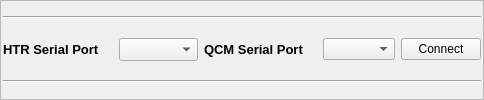
           <widget class="QFrame" name="frame_5">
            <property name="sizePolicy">
             <sizepolicy hsizetype="Preferred" vsizetype="Fixed">
              <horstretch>0</horstretch>
              <verstretch>0</verstretch>
             </sizepolicy>
            </property>
            <property name="frameShape">
             <enum>QFrame::StyledPanel</enum>
            </property>
            <property name="frameShadow">
             <enum>QFrame::Raised</enum>
            </property>
            <property name="lineWidth">
             <number>0</number>
            </property>
            <property name="midLineWidth">
             <number>0</number>
            </property>
            <layout class="QGridLayout" name="gridLayout_22">
             <property name="leftMargin">
              <number>2</number>
             </property>
             <property name="topMargin">
              <number>2</number>
             </property>
             <property name="rightMargin">
              <number>2</number>
             </property>
             <property name="bottomMargin">
              <number>2</number>
             </property>
             <item row="0" column="0" colspan="2">
              <widget class="Line" name="line">
               <property name="orientation">
                <enum>Qt::Horizontal</enum>
               </property>
              </widget>
             </item>
             <item row="1" column="0">
              <layout class="QGridLayout" name="gridLayout_12">
               <item row="0" column="2">
                <widget class="QComboBox" name="htr_serial">
                 <property name="font">
                  <font>
                   <pointsize>10</pointsize>
                  </font>
                 </property>
                </widget>
               </item>
               <item row="0" column="5">
                <widget class="QComboBox" name="qcm_serial"/>
               </item>
               <item row="0" column="0">
                <widget class="QLabel" name="label_13">
                 <property name="font">
                  <font>
                   <pointsize>10</pointsize>
                   <weight>75</weight>
                   <bold>true</bold>
                  </font>
                 </property>
                 <property name="text">
                  <string>HTR Serial Port</string>
                 </property>
                 <property name="buddy">
                  <cstring>htr_serial</cstring>
                 </property>
                </widget>
               </item>
               <item row="0" column="4">
                <widget class="QLabel" name="qcm_status">
                 <property name="sizePolicy">
                  <sizepolicy hsizetype="Fixed" vsizetype="Preferred">
                   <horstretch>0</horstretch>
                   <verstretch>0</verstretch>
                  </sizepolicy>
                 </property>
                 <property name="text">
                  <string/>
                 </property>
                 <property name="pixmap">
                  <pixmap resource="resources/main.qrc">:/main/mark.png</pixmap>
                 </property>
                </widget>
               </item>
               <item row="0" column="1">
                <widget class="QLabel" name="htr_status">
                 <property name="sizePolicy">
                  <sizepolicy hsizetype="Fixed" vsizetype="Preferred">
                   <horstretch>0</horstretch>
                   <verstretch>0</verstretch>
                  </sizepolicy>
                 </property>
                 <property name="text">
                  <string/>
                 </property>
                 <property name="pixmap">
                  <pixmap resource="resources/main.qrc">:/main/mark.png</pixmap>
                 </property>
                </widget>
               </item>
               <item row="0" column="3">
                <widget class="QLabel" name="label_14">
                 <property name="font">
                  <font>
                   <pointsize>10</pointsize>
                   <weight>75</weight>
                   <bold>true</bold>
                  </font>
                 </property>
                 <property name="text">
                  <string>QCM Serial Port</string>
                 </property>
                 <property name="buddy">
                  <cstring>qcm_serial</cstring>
                 </property>
                </widget>
               </item>
              </layout>
             </item>
             <item row="1" column="1">
              <widget class="QPushButton" name="connect_btn">
               <property name="sizePolicy">
                <sizepolicy hsizetype="Fixed" vsizetype="Fixed">
                 <horstretch>0</horstretch>
                 <verstretch>0</verstretch>
                </sizepolicy>
               </property>
               <property name="text">
                <string>Connect</string>
               </property>
               <property name="icon">
                <iconset resource="resources/main.qrc">
                 <normaloff>:/main/connect.png</normaloff>:/main/connect.png</iconset>
               </property>
               <property name="iconSize">
                <size>
                 <width>14</width>
                 <height>14</height>
                </size>
               </property>
              </widget>
             </item>
             <item row="2" column="0" colspan="2">
              <widget class="Line" name="line_2">
               <property name="orientation">
                <enum>Qt::Horizontal</enum>
               </property>
              </widget>
             </item>
            </layout>
           </widget>
